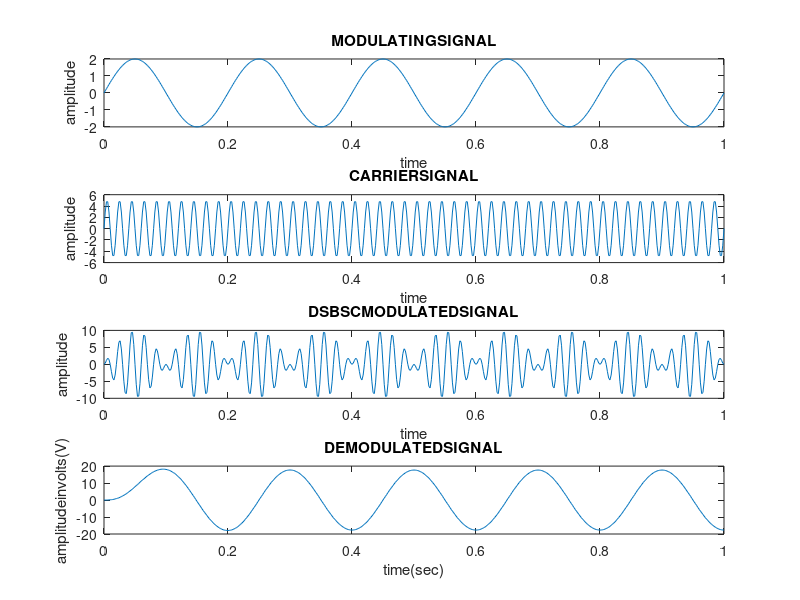
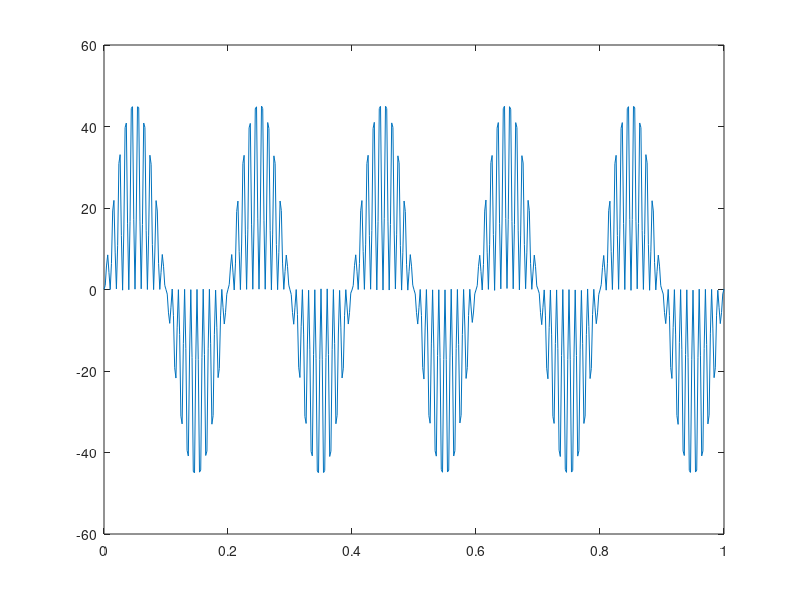
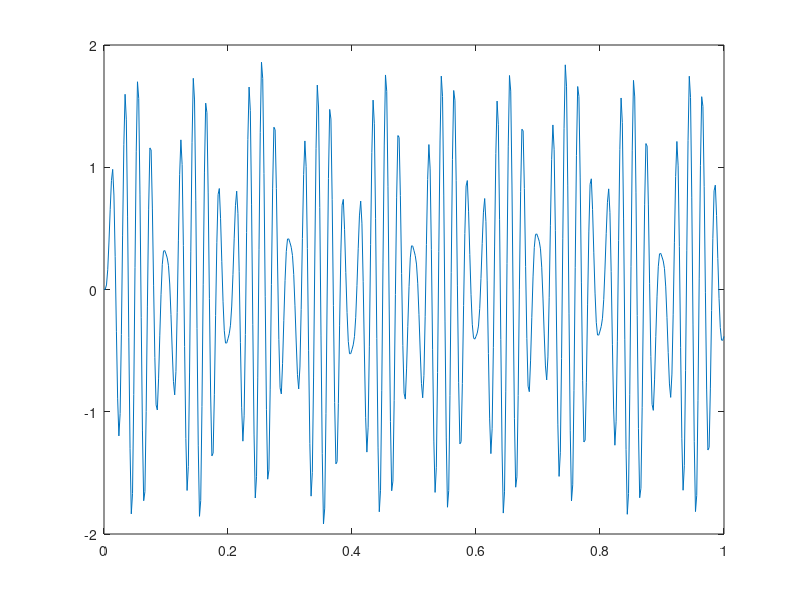
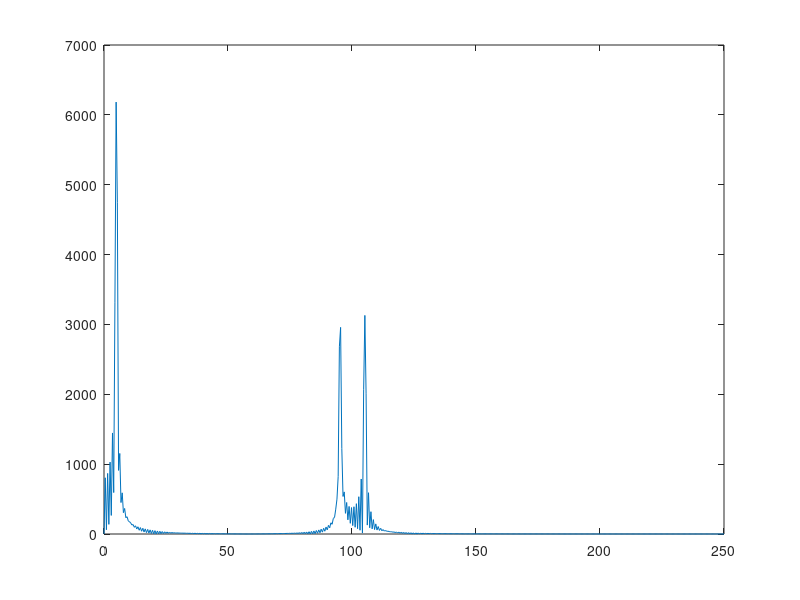

The MATLAB script that drew these images, in order:

clc;
clear all; close all;
Am=2; Ac=5;
fm=5; fc=50;
fs = 10*fc; t=0:1/fs:1; mi=0.5;
m=Am*sin(2*pi*fm*t);
c=Ac*sin(2*pi*fc*t);s=m.*c;
r =s.*c;
[b,a]=butter(2,2*(fm/fs),'low'); 
d = filter(b,a,r);
subplot(4,1,1),plot(t,m); xlabel('time'); ylabel('amplitude'); title('MODULATINGSIGNAL');
subplot(4,1,2),plot(t,c) ;xlabel('time'); ylabel('amplitude'); title('CARRIERSIGNAL');
subplot(4,1,3),plot(t,s) ;xlabel('time'); ylabel('amplitude'); title('DSBSCMODULATEDSIGNAL');
subplot(4,1,4),plot(t,d) ;xlabel('time(sec)'); ylabel('amplitudeinvolts(V)'); title('DEMODULATEDSIGNAL'); N_pt=1024;
AMN=awgn(r,20);
figure
plot(t,AMN);
Snde=filter(b,a,(AMN.*c));
figure
plot(t,Snde);

SFM=fft(r,N_pt); figure
plot((fs./2)*linspace(0,1,N_pt./2),abs(SFM(1:N_pt./2)))
